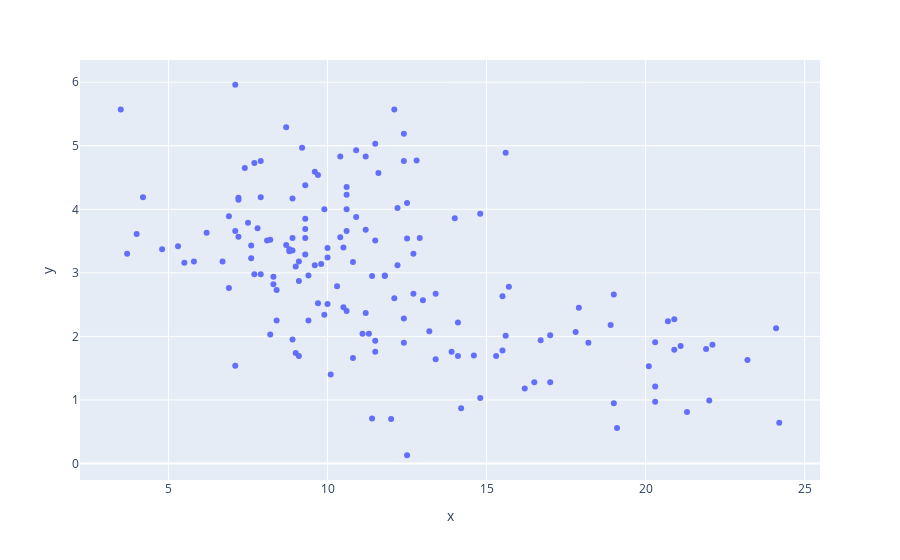

Write notebook code for a chart like this one.
### Code cell
# Scatter plot between AssimLight and Iglob
fig = px.scatter(y = res["Heat_cons"], x = res["Tout_max"].shift(10))
fig.show()

### Figure 1 — Plotly figure (JSON) as saved in the notebook; plotly's stock layout.template omitted (floating-point values rounded to 4 significant figures; data arrays with more than 128 entries replaced by an {"elided": "..."} marker saying what was removed)
{"data": [{"hovertemplate": "x=%{x}<br>y=%{y}<extra></extra>", "legendgroup": "", "marker": {"color": "#636efa", "symbol": "circle"}, "mode": "markers", "name": "", "orientation": "v", "showlegend": false, "type": "scatter", "x": {"elided": "166 float values"}, "xaxis": "x", "y": {"elided": "166 float values"}, "yaxis": "y"}], "layout": {"legend": {"tracegroupgap": 0}, "margin": {"t": 60}, "xaxis": {"anchor": "y", "domain": [0, 1], "title": {"text": "x"}}, "yaxis": {"anchor": "x", "domain": [0, 1], "title": {"text": "y"}}}}
